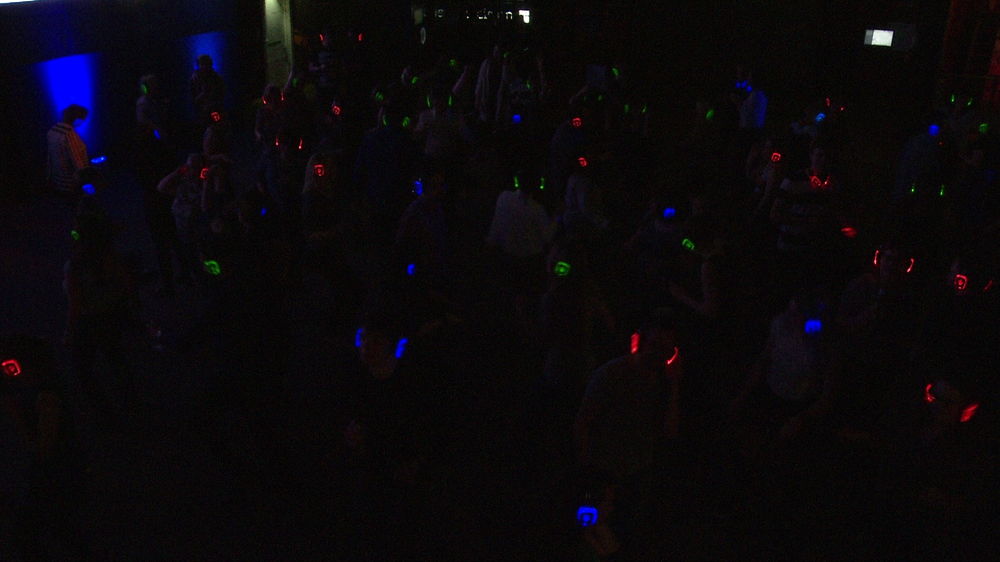
#> input picture SilentDiscoProcessing/disco2.png, 1000 x 562 px, shrunk from 1920 x 1080 before the run; its folder holds only this picture in this run
$ python -i ProcessImageOld.py   (imports and definitions only)   (Python 2 division)   (older library calls are emulated)
#> lines starting #> are read from the running program, lines starting #| are printed output that depends on the picture; after the words box and inside, x2 and y2 are one past the last pixel; in counts of white or black regions, pixels touching at a corner belong together
import os
import cv2
import numpy as np
from matplotlib import pyplot as plt


""" Processes still images to extract coordinates of data points.

Requires:
- Sampled still images from video data.

Plan:
- Read image, separate colour layers, binarize images through (Otsu) thresholding.

To-do:
- Check which other thresholding algorithms are implemented in OpenCV.
- Connected components analysis (take centroid).
- Translate image coordinates into real-world coordinates.
"""

# [15 lines left out: function read_image, not called in this run]

def save_image(imin, imnames, images):
    """ Saves image to same path as original, with added string contained
    in imname.

    To-do:
    - Generalize so images are saved with the same extension as original.
    """

    imin = os.path.expanduser(imin)

    for imname, image in zip(imnames, images):
        cv2.imwrite(imin[:-4] + '_' + imname + '.png', image)

# [34 lines left out: functions show_image, separate_colors, not called in this run]

def simple_threshold(imin):
    """ Take an image and creates three binarized versions of it using simple thresholding.
    """
#> called with imin = '../disco2.png'

    img = cv2.imread(imin, cv2.CV_LOAD_IMAGE_GRAYSCALE)
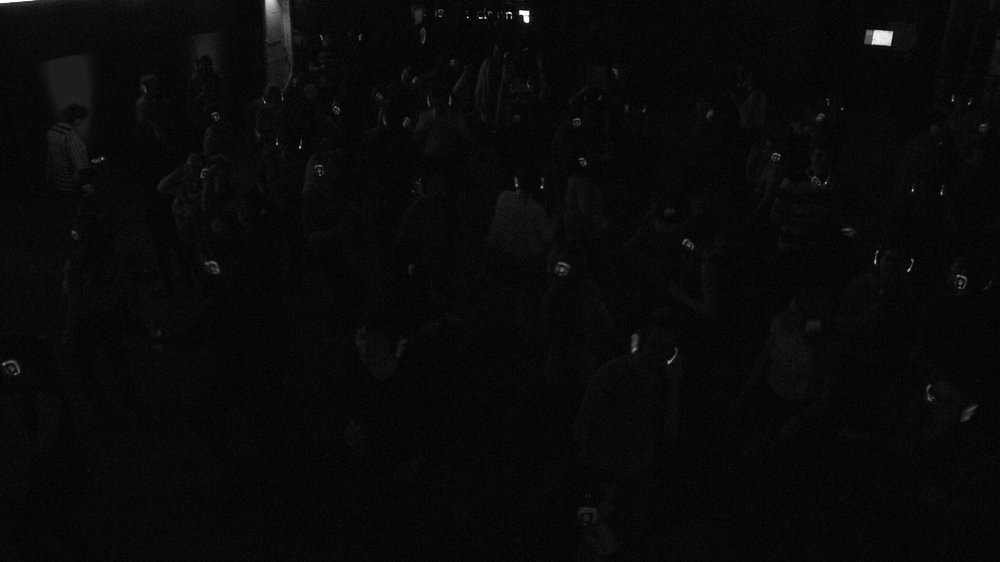
#> img: shape (562, 1000); min 0, max 255, mean 9

    ret, thresh1 = cv2.threshold(img, 127, 255, cv2.THRESH_BINARY)
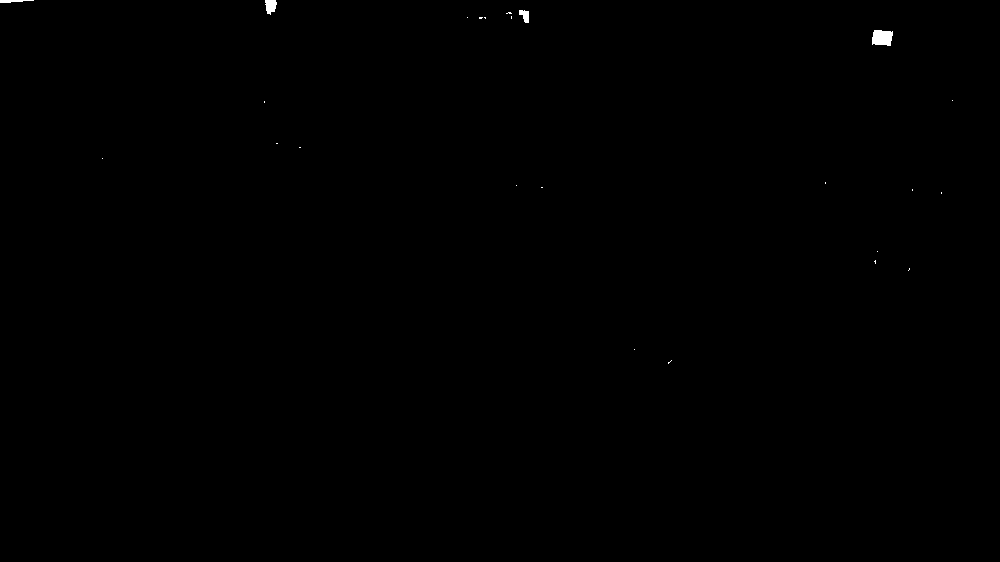
#> thresh1: shape (562, 1000); 0.11% white; 24 white regions (20 under 20 px), largest, box (x1, y1, x2, y2) and area: (872, 30, 893, 46) 283, (265, 0, 277, 15) 132, (519, 10, 529, 23) 88, (0, 0, 34, 3) 68
    ret, thresh2 = cv2.threshold(img, 127, 255, cv2.THRESH_BINARY_INV)
    ret, thresh3 = cv2.threshold(img, 127, 255, cv2.THRESH_TRUNC)
    ret, thresh4 = cv2.threshold(img, 127, 255, cv2.THRESH_TOZERO)
    ret, thresh5 = cv2.threshold(img, 127, 255, cv2.THRESH_TOZERO_INV)

    imnames = ['simple_binary', 'simple_binary_inv', 'simple_trunc',
               'simple_tozero', 'simple_tozero_inv']
    images = [thresh1, thresh2, thresh3,
              thresh4, thresh5]

    save_image(imin, imnames, images)
#> the loop in save_image, `for imname, image in zip(imnames, images):` made 5 passes
#> imname on passes 1 to 5: 'simple_binary', 'simple_binary_inv', 'simple_trunc', 'simple_tozero', 'simple_tozero_inv'

# [145 lines left out: functions adaptive_threshold, otsu_threshold, find_contours, find_contours_masked, find_centres, find_centres_masked, not called in this run]

>>> result = simple_threshold('../disco2.png')
